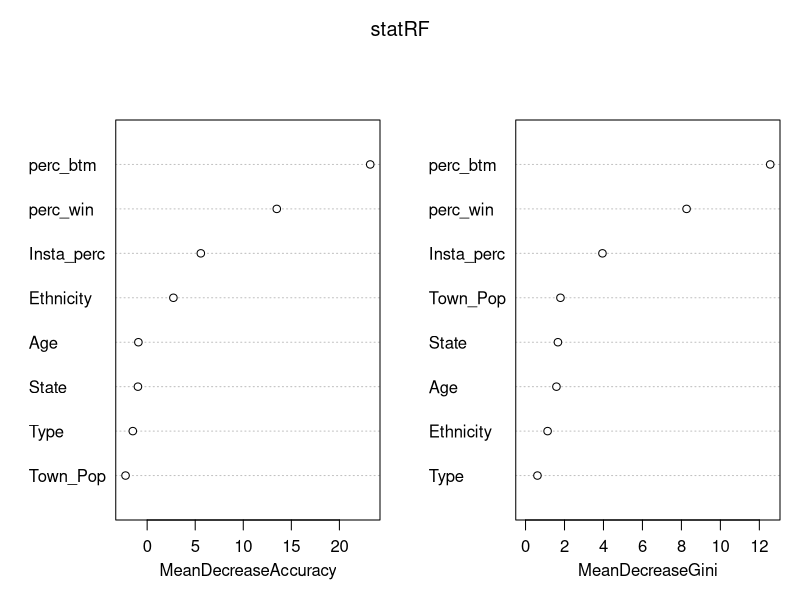
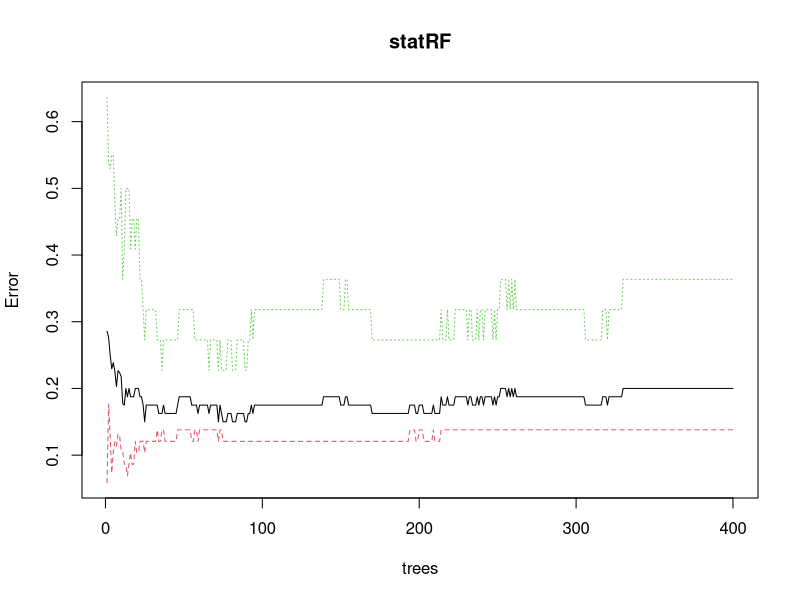

R code for these plots, in order:
library(randomForest)

#join episode statistcs with demographic data
data <- read.csv("QueensList.csv")
data$Town_Pop <- as.numeric(data$Town_Pop)

#Calculate proportion of instragram followers by season
data$Insta_total <- ave(data$Instagram, data$Season, FUN = sum, na.rm=TRUE)
data$Insta_perc <- data$Instagram / data$Insta_total

#Classify Queens by outcome (Top, Middle, Bottom)
data$Class <- ifelse(data$Outcome == "Winner" | data$Outcome == "Runner-up", "TOP", 
                     ifelse(data$Outcome == "TBD", "TBD", "Bottom"))

#non-season 12 queens
rf_data <- data[data$Outcome!="TBD",]
rf_data$Class <- as.factor(rf_data$Class) 

##RANDOM FORESTS## DO NOT RE-RUN ##
features = c('State','Town_Pop','Age','Ethnicity','Type','perc_win','perc_btm','Insta_perc','Class')
#select traning data
train_index <- sample(1:nrow(rf_data),80)
train_data <- rf_data[train_index, features]

statRF <- randomForest(formula = Class ~ ., data = train_data,mtry=5, ntree=400,importance=TRUE)
statRF
varImpPlot(statRF)
plot(statRF)
margin(statRF)

#select testing data
test_data <- rf_data[-train_index, features]
testRF <- predict(statRF, test_data)
table(observed=test_data[,9],predicted=testRF)

##SEASON 12 PREDICTIONS##
seas12 <- data[data$Outcome=='TBD',]
features_12 = c('State','Town_Pop','Age','Ethnicity','Type','perc_win','perc_btm','Insta_perc')
seas12_pred <- predict(statRF,seas12[,features_12],type="prob")

seas12 <- cbind(seas12,seas12_pred)
seas12 <-write.csv(seas12,'seas12_predEp3.csv' )

